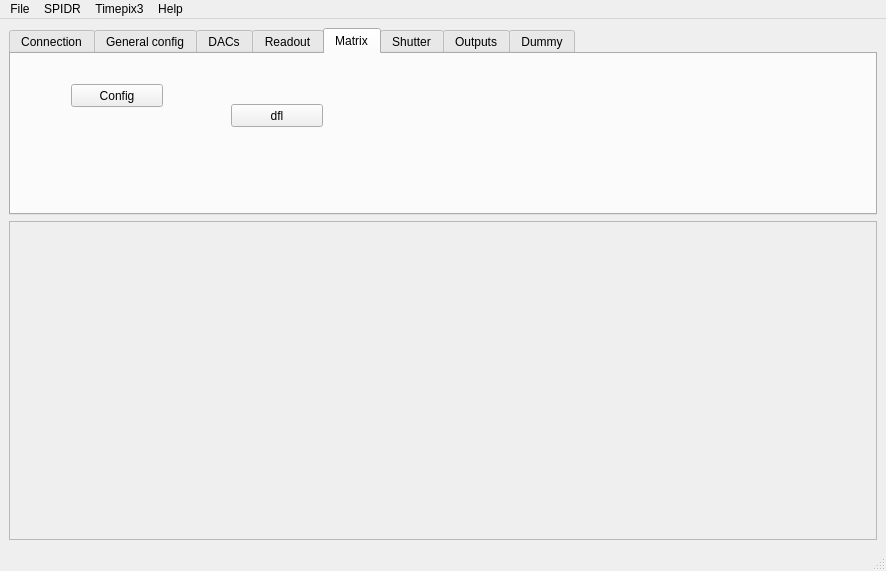
<?xml version="1.0" encoding="UTF-8"?>
<ui version="4.0">
 <class>MainWindow</class>
 <widget class="QMainWindow" name="MainWindow">
  <property name="geometry">
   <rect>
    <x>0</x>
    <y>0</y>
    <width>886</width>
    <height>571</height>
   </rect>
  </property>
  <property name="windowTitle">
   <string>MainWindow</string>
  </property>
  <widget class="QWidget" name="centralwidget">
   <layout class="QGridLayout" name="gridLayout">
    <item row="0" column="0">
     <layout class="QGridLayout" name="gridLayout_2">
      <item row="2" column="0">
       <widget class="QTabWidget" name="tabWidget">
        <property name="sizePolicy">
         <sizepolicy hsizetype="Expanding" vsizetype="Fixed">
          <horstretch>0</horstretch>
          <verstretch>0</verstretch>
         </sizepolicy>
        </property>
        <property name="currentIndex">
         <number>4</number>
        </property>
        <widget class="QWidget" name="tab">
         <attribute name="title">
          <string>Connection</string>
         </attribute>
         <layout class="QVBoxLayout" name="verticalLayout_3">
          <item>
           <layout class="QVBoxLayout" name="verticalLayout">
            <item>
             <layout class="QHBoxLayout" name="horizontalLayout">
              <item>
               <widget class="QLabel" name="label_2">
                <property name="text">
                 <string>IP address</string>
                </property>
               </widget>
              </item>
              <item>
               <widget class="QLineEdit" name="ipAddress">
                <property name="text">
                 <string>192.168.100.10</string>
                </property>
               </widget>
              </item>
              <item>
               <widget class="QLabel" name="label_3">
                <property name="text">
                 <string>Port</string>
                </property>
               </widget>
              </item>
              <item>
               <widget class="QLineEdit" name="port">
                <property name="text">
                 <string>50000</string>
                </property>
               </widget>
              </item>
              <item>
               <widget class="QPushButton" name="buttonConnect">
                <property name="text">
                 <string>Connect</string>
                </property>
               </widget>
              </item>
             </layout>
            </item>
           </layout>
          </item>
          <item>
           <widget class="QLabel" name="connectrionMessage">
            <property name="sizePolicy">
             <sizepolicy hsizetype="Preferred" vsizetype="Fixed">
              <horstretch>0</horstretch>
              <verstretch>0</verstretch>
             </sizepolicy>
            </property>
            <property name="text">
             <string>Unconected</string>
            </property>
           </widget>
          </item>
          <item>
           <spacer name="verticalSpacer">
            <property name="orientation">
             <enum>Qt::Vertical</enum>
            </property>
            <property name="sizeHint" stdset="0">
             <size>
              <width>20</width>
              <height>10</height>
             </size>
            </property>
           </spacer>
          </item>
         </layout>
        </widget>
        <widget class="QWidget" name="tab_2">
         <attribute name="title">
          <string>General config</string>
         </attribute>
         <layout class="QVBoxLayout" name="verticalLayout_2">
          <item>
           <layout class="QGridLayout" name="gridLayout_3">
            <item row="2" column="0">
             <widget class="QLabel" name="label_8">
              <property name="text">
               <string>TP</string>
              </property>
             </widget>
            </item>
            <item row="0" column="2">
             <widget class="QLabel" name="label_5">
              <property name="text">
               <string>Mode</string>
              </property>
             </widget>
            </item>
            <item row="0" column="0">
             <widget class="QLabel" name="label_4">
              <property name="text">
               <string>Polarity</string>
              </property>
             </widget>
            </item>
            <item row="0" column="1">
             <widget class="QComboBox" name="genConfigPolarity">
              <property name="enabled">
               <bool>false</bool>
              </property>
              <property name="editable">
               <bool>false</bool>
              </property>
              <item>
               <property name="text">
                <string>e-</string>
               </property>
              </item>
              <item>
               <property name="text">
                <string>h+</string>
               </property>
              </item>
             </widget>
            </item>
            <item row="2" column="4">
             <widget class="QLabel" name="label_12">
              <property name="text">
               <string>TP Source</string>
              </property>
             </widget>
            </item>
            <item row="0" column="3">
             <widget class="QComboBox" name="genConfigMode">
              <property name="enabled">
               <bool>false</bool>
              </property>
              <item>
               <property name="text">
                <string>ToA and ToT</string>
               </property>
              </item>
              <item>
               <property name="text">
                <string>ToA</string>
               </property>
              </item>
              <item>
               <property name="text">
                <string>Event and iToT</string>
               </property>
              </item>
             </widget>
            </item>
            <item row="3" column="0">
             <widget class="QLabel" name="label_9">
              <property name="text">
               <string>Fast_lo_en</string>
              </property>
             </widget>
            </item>
            <item row="2" column="1">
             <widget class="QComboBox" name="genConfigTP">
              <property name="enabled">
               <bool>false</bool>
              </property>
              <item>
               <property name="text">
                <string>Disable</string>
               </property>
              </item>
              <item>
               <property name="text">
                <string>Enable</string>
               </property>
              </item>
             </widget>
            </item>
            <item row="2" column="2">
             <widget class="QLabel" name="label_11">
              <property name="text">
               <string>SelectTP_DIG</string>
              </property>
             </widget>
            </item>
            <item row="3" column="3">
             <widget class="QComboBox" name="genConfigTimeroverflow">
              <property name="enabled">
               <bool>false</bool>
              </property>
              <item>
               <property name="text">
                <string>Enable</string>
               </property>
              </item>
              <item>
               <property name="text">
                <string>Disable</string>
               </property>
              </item>
             </widget>
            </item>
            <item row="3" column="1">
             <widget class="QComboBox" name="genConfigFastLo">
              <property name="enabled">
               <bool>false</bool>
              </property>
              <item>
               <property name="text">
                <string>Disable</string>
               </property>
              </item>
              <item>
               <property name="text">
                <string>Enable</string>
               </property>
              </item>
             </widget>
            </item>
            <item row="2" column="3">
             <widget class="QComboBox" name="genConfigSelectTP">
              <property name="enabled">
               <bool>false</bool>
              </property>
              <item>
               <property name="text">
                <string>Analog</string>
               </property>
              </item>
              <item>
               <property name="text">
                <string>Digital</string>
               </property>
              </item>
             </widget>
            </item>
            <item row="3" column="2">
             <widget class="QLabel" name="label_10">
              <property name="text">
               <string>TimerOverflowCbt</string>
              </property>
             </widget>
            </item>
            <item row="2" column="5">
             <widget class="QComboBox" name="genConfigTpSource">
              <property name="enabled">
               <bool>false</bool>
              </property>
              <item>
               <property name="text">
                <string>Internall</string>
               </property>
              </item>
              <item>
               <property name="text">
                <string>Externall</string>
               </property>
              </item>
             </widget>
            </item>
            <item row="3" column="5">
             <widget class="QComboBox" name="genConfigGrayCnt">
              <property name="enabled">
               <bool>false</bool>
              </property>
              <item>
               <property name="text">
                <string>Disable</string>
               </property>
              </item>
              <item>
               <property name="text">
                <string>Enable</string>
               </property>
              </item>
             </widget>
            </item>
            <item row="0" column="4">
             <widget class="QLabel" name="label_7">
              <property name="text">
               <string>AckCommand</string>
              </property>
             </widget>
            </item>
            <item row="3" column="4">
             <widget class="QLabel" name="label_6">
              <property name="text">
               <string>Gray count</string>
              </property>
             </widget>
            </item>
            <item row="0" column="5">
             <widget class="QComboBox" name="genConfigAckCmd">
              <property name="enabled">
               <bool>false</bool>
              </property>
              <item>
               <property name="text">
                <string>Dis</string>
               </property>
              </item>
              <item>
               <property name="text">
                <string>Ena</string>
               </property>
              </item>
             </widget>
            </item>
            <item row="4" column="4">
             <widget class="QLabel" name="label_13">
              <property name="text">
               <string>Value</string>
              </property>
             </widget>
            </item>
            <item row="4" column="5">
             <widget class="QLabel" name="genConfigValue">
              <property name="text">
               <string>-</string>
              </property>
             </widget>
            </item>
           </layout>
          </item>
         </layout>
        </widget>
        <widget class="QWidget" name="tab_3">
         <attribute name="title">
          <string>DACs</string>
         </attribute>
         <layout class="QVBoxLayout" name="verticalLayout_4">
          <item>
           <layout class="QGridLayout" name="gridLayout_4">
            <item row="0" column="0">
             <widget class="QLabel" name="label_15">
              <property name="text">
               <string>IBIAS_PREAMP_ON</string>
              </property>
             </widget>
            </item>
            <item row="0" column="1">
             <widget class="QSpinBox" name="dac_ibias_preamp_on">
              <property name="enabled">
               <bool>false</bool>
              </property>
              <property name="sizePolicy">
               <sizepolicy hsizetype="Fixed" vsizetype="Fixed">
                <horstretch>0</horstretch>
                <verstretch>0</verstretch>
               </sizepolicy>
              </property>
              <property name="layoutDirection">
               <enum>Qt::LeftToRight</enum>
              </property>
              <property name="buttonSymbols">
               <enum>QAbstractSpinBox::UpDownArrows</enum>
              </property>
              <property name="maximum">
               <number>255</number>
              </property>
              <property name="value">
               <number>128</number>
              </property>
             </widget>
            </item>
            <item row="0" column="2">
             <widget class="QLabel" name="label_16">
              <property name="text">
               <string>IBIAS_PREAMP_OFF</string>
              </property>
             </widget>
            </item>
            <item row="0" column="4">
             <widget class="QLabel" name="label_17">
              <property name="text">
               <string>VPREAMP_NCAS</string>
              </property>
             </widget>
            </item>
            <item row="0" column="6">
             <widget class="QLabel" name="label_18">
              <property name="text">
               <string>IBIAS_IKRUM</string>
              </property>
             </widget>
            </item>
            <item row="3" column="0">
             <widget class="QLabel" name="label_19">
              <property name="text">
               <string>IBIAS_DISCS1_ON</string>
              </property>
             </widget>
            </item>
            <item row="3" column="2">
             <widget class="QLabel" name="label_28">
              <property name="text">
               <string>IBIAS_DISCS1_OFF</string>
              </property>
             </widget>
            </item>
            <item row="3" column="4">
             <widget class="QLabel" name="label_21">
              <property name="text">
               <string>IBIAS_DISCS2_ON</string>
              </property>
             </widget>
            </item>
            <item row="4" column="0">
             <widget class="QLabel" name="label_23">
              <property name="text">
               <string>VTHRESH_FINE </string>
              </property>
             </widget>
            </item>
            <item row="3" column="6">
             <widget class="QLabel" name="label_20">
              <property name="text">
               <string>IBIAS_DISCS2_OFF</string>
              </property>
             </widget>
            </item>
            <item row="1" column="2">
             <widget class="QLabel" name="label_22">
              <property name="text">
               <string>IBIAS_PIXELDAC</string>
              </property>
             </widget>
            </item>
            <item row="1" column="6">
             <widget class="QLabel" name="label_27">
              <property name="text">
               <string>IBIAS_TPBUFOUT</string>
              </property>
             </widget>
            </item>
            <item row="1" column="4">
             <widget class="QLabel" name="label_26">
              <property name="text">
               <string>IBIAS_TPBUFIN</string>
              </property>
             </widget>
            </item>
            <item row="4" column="2">
             <widget class="QLabel" name="label_24">
              <property name="text">
               <string>VTHRESH_COARSE</string>
              </property>
             </widget>
            </item>
            <item row="1" column="0">
             <widget class="QLabel" name="label_25">
              <property name="text">
               <string>VFBK</string>
              </property>
             </widget>
            </item>
            <item row="4" column="6">
             <widget class="QLabel" name="label_30">
              <property name="text">
               <string>VTP_FINE</string>
              </property>
             </widget>
            </item>
            <item row="4" column="4">
             <widget class="QLabel" name="label_29">
              <property name="text">
               <string>VTP_COARSE</string>
              </property>
             </widget>
            </item>
            <item row="0" column="3">
             <widget class="QSpinBox" name="dac_ibias_preamp_off">
              <property name="enabled">
               <bool>false</bool>
              </property>
              <property name="sizePolicy">
               <sizepolicy hsizetype="Fixed" vsizetype="Fixed">
                <horstretch>0</horstretch>
                <verstretch>0</verstretch>
               </sizepolicy>
              </property>
              <property name="layoutDirection">
               <enum>Qt::LeftToRight</enum>
              </property>
              <property name="buttonSymbols">
               <enum>QAbstractSpinBox::UpDownArrows</enum>
              </property>
              <property name="maximum">
               <number>255</number>
              </property>
              <property name="value">
               <number>128</number>
              </property>
             </widget>
            </item>
            <item row="1" column="1">
             <widget class="QSpinBox" name="dac_vfbk">
              <property name="enabled">
               <bool>false</bool>
              </property>
              <property name="sizePolicy">
               <sizepolicy hsizetype="Fixed" vsizetype="Fixed">
                <horstretch>0</horstretch>
                <verstretch>0</verstretch>
               </sizepolicy>
              </property>
              <property name="layoutDirection">
               <enum>Qt::LeftToRight</enum>
              </property>
              <property name="buttonSymbols">
               <enum>QAbstractSpinBox::UpDownArrows</enum>
              </property>
              <property name="maximum">
               <number>255</number>
              </property>
              <property name="value">
               <number>128</number>
              </property>
             </widget>
            </item>
            <item row="1" column="3">
             <widget class="QSpinBox" name="dac_ibias_pixeldac">
              <property name="enabled">
               <bool>false</bool>
              </property>
              <property name="sizePolicy">
               <sizepolicy hsizetype="Fixed" vsizetype="Fixed">
                <horstretch>0</horstretch>
                <verstretch>0</verstretch>
               </sizepolicy>
              </property>
              <property name="layoutDirection">
               <enum>Qt::LeftToRight</enum>
              </property>
              <property name="buttonSymbols">
               <enum>QAbstractSpinBox::UpDownArrows</enum>
              </property>
              <property name="maximum">
               <number>255</number>
              </property>
              <property name="value">
               <number>128</number>
              </property>
             </widget>
            </item>
            <item row="0" column="5">
             <widget class="QSpinBox" name="dac_vpreamp_ncas">
              <property name="enabled">
               <bool>false</bool>
              </property>
              <property name="sizePolicy">
               <sizepolicy hsizetype="Fixed" vsizetype="Fixed">
                <horstretch>0</horstretch>
                <verstretch>0</verstretch>
               </sizepolicy>
              </property>
              <property name="layoutDirection">
               <enum>Qt::LeftToRight</enum>
              </property>
              <property name="buttonSymbols">
               <enum>QAbstractSpinBox::UpDownArrows</enum>
              </property>
              <property name="maximum">
               <number>255</number>
              </property>
              <property name="value">
               <number>128</number>
              </property>
             </widget>
            </item>
            <item row="1" column="5">
             <widget class="QSpinBox" name="dac_ibias_tpbufin">
              <property name="enabled">
               <bool>false</bool>
              </property>
              <property name="sizePolicy">
               <sizepolicy hsizetype="Fixed" vsizetype="Fixed">
                <horstretch>0</horstretch>
                <verstretch>0</verstretch>
               </sizepolicy>
              </property>
              <property name="layoutDirection">
               <enum>Qt::LeftToRight</enum>
              </property>
              <property name="buttonSymbols">
               <enum>QAbstractSpinBox::UpDownArrows</enum>
              </property>
              <property name="maximum">
               <number>255</number>
              </property>
              <property name="value">
               <number>128</number>
              </property>
             </widget>
            </item>
            <item row="0" column="7">
             <widget class="QSpinBox" name="dac_ibias_ikrum">
              <property name="enabled">
               <bool>false</bool>
              </property>
              <property name="sizePolicy">
               <sizepolicy hsizetype="Fixed" vsizetype="Fixed">
                <horstretch>0</horstretch>
                <verstretch>0</verstretch>
               </sizepolicy>
              </property>
              <property name="layoutDirection">
               <enum>Qt::LeftToRight</enum>
              </property>
              <property name="buttonSymbols">
               <enum>QAbstractSpinBox::UpDownArrows</enum>
              </property>
              <property name="maximum">
               <number>255</number>
              </property>
              <property name="value">
               <number>128</number>
              </property>
             </widget>
            </item>
            <item row="1" column="7">
             <widget class="QSpinBox" name="dac_ibias_tpbufout">
              <property name="enabled">
               <bool>false</bool>
              </property>
              <property name="sizePolicy">
               <sizepolicy hsizetype="Fixed" vsizetype="Fixed">
                <horstretch>0</horstretch>
                <verstretch>0</verstretch>
               </sizepolicy>
              </property>
              <property name="layoutDirection">
               <enum>Qt::LeftToRight</enum>
              </property>
              <property name="buttonSymbols">
               <enum>QAbstractSpinBox::UpDownArrows</enum>
              </property>
              <property name="maximum">
               <number>255</number>
              </property>
              <property name="value">
               <number>128</number>
              </property>
             </widget>
            </item>
            <item row="3" column="7">
             <widget class="QSpinBox" name="dac_ibias_discs2_off">
              <property name="enabled">
               <bool>false</bool>
              </property>
              <property name="sizePolicy">
               <sizepolicy hsizetype="Fixed" vsizetype="Fixed">
                <horstretch>0</horstretch>
                <verstretch>0</verstretch>
               </sizepolicy>
              </property>
              <property name="layoutDirection">
               <enum>Qt::LeftToRight</enum>
              </property>
              <property name="buttonSymbols">
               <enum>QAbstractSpinBox::UpDownArrows</enum>
              </property>
              <property name="maximum">
               <number>255</number>
              </property>
              <property name="value">
               <number>128</number>
              </property>
             </widget>
            </item>
            <item row="4" column="7">
             <widget class="QSpinBox" name="dac_vtp_fine">
              <property name="enabled">
               <bool>false</bool>
              </property>
              <property name="sizePolicy">
               <sizepolicy hsizetype="Fixed" vsizetype="Fixed">
                <horstretch>0</horstretch>
                <verstretch>0</verstretch>
               </sizepolicy>
              </property>
              <property name="layoutDirection">
               <enum>Qt::LeftToRight</enum>
              </property>
              <property name="buttonSymbols">
               <enum>QAbstractSpinBox::UpDownArrows</enum>
              </property>
              <property name="maximum">
               <number>255</number>
              </property>
              <property name="value">
               <number>128</number>
              </property>
             </widget>
            </item>
            <item row="3" column="5">
             <widget class="QSpinBox" name="dac_ibias_discs2_on">
              <property name="enabled">
               <bool>false</bool>
              </property>
              <property name="sizePolicy">
               <sizepolicy hsizetype="Fixed" vsizetype="Fixed">
                <horstretch>0</horstretch>
                <verstretch>0</verstretch>
               </sizepolicy>
              </property>
              <property name="layoutDirection">
               <enum>Qt::LeftToRight</enum>
              </property>
              <property name="buttonSymbols">
               <enum>QAbstractSpinBox::UpDownArrows</enum>
              </property>
              <property name="maximum">
               <number>255</number>
              </property>
              <property name="value">
               <number>128</number>
              </property>
             </widget>
            </item>
            <item row="4" column="5">
             <widget class="QSpinBox" name="dac_vtp_coarse">
              <property name="enabled">
               <bool>false</bool>
              </property>
              <property name="sizePolicy">
               <sizepolicy hsizetype="Fixed" vsizetype="Fixed">
                <horstretch>0</horstretch>
                <verstretch>0</verstretch>
               </sizepolicy>
              </property>
              <property name="layoutDirection">
               <enum>Qt::LeftToRight</enum>
              </property>
              <property name="buttonSymbols">
               <enum>QAbstractSpinBox::UpDownArrows</enum>
              </property>
              <property name="maximum">
               <number>255</number>
              </property>
              <property name="value">
               <number>128</number>
              </property>
             </widget>
            </item>
            <item row="3" column="3">
             <widget class="QSpinBox" name="dac_ibias_discs1_off">
              <property name="enabled">
               <bool>false</bool>
              </property>
              <property name="sizePolicy">
               <sizepolicy hsizetype="Fixed" vsizetype="Fixed">
                <horstretch>0</horstretch>
                <verstretch>0</verstretch>
               </sizepolicy>
              </property>
              <property name="layoutDirection">
               <enum>Qt::LeftToRight</enum>
              </property>
              <property name="buttonSymbols">
               <enum>QAbstractSpinBox::UpDownArrows</enum>
              </property>
              <property name="maximum">
               <number>255</number>
              </property>
              <property name="value">
               <number>128</number>
              </property>
             </widget>
            </item>
            <item row="4" column="3">
             <widget class="QSpinBox" name="dac_vthresh_coarse">
              <property name="enabled">
               <bool>false</bool>
              </property>
              <property name="sizePolicy">
               <sizepolicy hsizetype="Fixed" vsizetype="Fixed">
                <horstretch>0</horstretch>
                <verstretch>0</verstretch>
               </sizepolicy>
              </property>
              <property name="layoutDirection">
               <enum>Qt::LeftToRight</enum>
              </property>
              <property name="buttonSymbols">
               <enum>QAbstractSpinBox::UpDownArrows</enum>
              </property>
              <property name="maximum">
               <number>255</number>
              </property>
              <property name="value">
               <number>128</number>
              </property>
             </widget>
            </item>
            <item row="3" column="1">
             <widget class="QSpinBox" name="dac_ibias_discs1_on">
              <property name="enabled">
               <bool>false</bool>
              </property>
              <property name="sizePolicy">
               <sizepolicy hsizetype="Fixed" vsizetype="Fixed">
                <horstretch>0</horstretch>
                <verstretch>0</verstretch>
               </sizepolicy>
              </property>
              <property name="layoutDirection">
               <enum>Qt::LeftToRight</enum>
              </property>
              <property name="buttonSymbols">
               <enum>QAbstractSpinBox::UpDownArrows</enum>
              </property>
              <property name="maximum">
               <number>255</number>
              </property>
              <property name="value">
               <number>128</number>
              </property>
             </widget>
            </item>
            <item row="4" column="1">
             <widget class="QSpinBox" name="dac_vthresh_fine">
              <property name="enabled">
               <bool>false</bool>
              </property>
              <property name="sizePolicy">
               <sizepolicy hsizetype="Fixed" vsizetype="Fixed">
                <horstretch>0</horstretch>
                <verstretch>0</verstretch>
               </sizepolicy>
              </property>
              <property name="layoutDirection">
               <enum>Qt::LeftToRight</enum>
              </property>
              <property name="buttonSymbols">
               <enum>QAbstractSpinBox::UpDownArrows</enum>
              </property>
              <property name="maximum">
               <number>255</number>
              </property>
              <property name="value">
               <number>128</number>
              </property>
             </widget>
            </item>
           </layout>
          </item>
          <item>
           <layout class="QHBoxLayout" name="horizontalLayout_3">
            <item>
             <widget class="QLabel" name="label_31">
              <property name="text">
               <string>Treshold</string>
              </property>
             </widget>
            </item>
            <item>
             <widget class="QSlider" name="horizontalSlider">
              <property name="enabled">
               <bool>false</bool>
              </property>
              <property name="orientation">
               <enum>Qt::Horizontal</enum>
              </property>
             </widget>
            </item>
            <item>
             <widget class="QSpinBox" name="spinBox"/>
            </item>
           </layout>
          </item>
          <item>
           <spacer name="verticalSpacer_3">
            <property name="orientation">
             <enum>Qt::Vertical</enum>
            </property>
            <property name="sizeHint" stdset="0">
             <size>
              <width>20</width>
              <height>0</height>
             </size>
            </property>
           </spacer>
          </item>
         </layout>
        </widget>
        <widget class="QWidget" name="tab_6">
         <attribute name="title">
          <string>Readout</string>
         </attribute>
         <layout class="QVBoxLayout" name="verticalLayout_6">
          <item>
           <layout class="QHBoxLayout" name="horizontalLayout_4">
            <item>
             <widget class="QRadioButton" name="radioReadoutOff">
              <property name="enabled">
               <bool>false</bool>
              </property>
              <property name="text">
               <string>Dissabled</string>
              </property>
             </widget>
            </item>
            <item>
             <widget class="QRadioButton" name="radioReadoutDataDriven">
              <property name="enabled">
               <bool>false</bool>
              </property>
              <property name="text">
               <string>Data driven</string>
              </property>
             </widget>
            </item>
            <item>
             <widget class="QRadioButton" name="radioReadoutSeq">
              <property name="enabled">
               <bool>false</bool>
              </property>
              <property name="text">
               <string>Sequential</string>
              </property>
             </widget>
            </item>
           </layout>
          </item>
          <item>
           <spacer name="verticalSpacer_4">
            <property name="orientation">
             <enum>Qt::Vertical</enum>
            </property>
            <property name="sizeHint" stdset="0">
             <size>
              <width>20</width>
              <height>40</height>
             </size>
            </property>
           </spacer>
          </item>
         </layout>
        </widget>
        <widget class="QWidget" name="tab_8">
         <attribute name="title">
          <string>Matrix</string>
         </attribute>
         <widget class="QPushButton" name="buttonConfigure">
          <property name="geometry">
           <rect>
            <x>60</x>
            <y>30</y>
            <width>92</width>
            <height>23</height>
           </rect>
          </property>
          <property name="text">
           <string>Config</string>
          </property>
         </widget>
         <widget class="QPushButton" name="buttonDefaults">
          <property name="geometry">
           <rect>
            <x>220</x>
            <y>50</y>
            <width>92</width>
            <height>23</height>
           </rect>
          </property>
          <property name="text">
           <string>dfl</string>
          </property>
         </widget>
        </widget>
        <widget class="QWidget" name="tab_4">
         <attribute name="title">
          <string>Shutter</string>
         </attribute>
         <widget class="QPushButton" name="buttonShutter">
          <property name="enabled">
           <bool>false</bool>
          </property>
          <property name="geometry">
           <rect>
            <x>10</x>
            <y>10</y>
            <width>92</width>
            <height>23</height>
           </rect>
          </property>
          <property name="text">
           <string>On</string>
          </property>
         </widget>
        </widget>
        <widget class="QWidget" name="tab_5">
         <attribute name="title">
          <string>Outputs</string>
         </attribute>
         <layout class="QVBoxLayout" name="verticalLayout_5">
          <item>
           <layout class="QHBoxLayout" name="horizontalLayout_2">
            <item>
             <widget class="QLabel" name="label_14">
              <property name="text">
               <string>Output mask</string>
              </property>
             </widget>
            </item>
            <item>
             <widget class="QCheckBox" name="outputMask7">
              <property name="enabled">
               <bool>false</bool>
              </property>
              <property name="text">
               <string>7</string>
              </property>
             </widget>
            </item>
            <item>
             <widget class="QCheckBox" name="outputMask6">
              <property name="enabled">
               <bool>false</bool>
              </property>
              <property name="text">
               <string>6</string>
              </property>
             </widget>
            </item>
            <item>
             <widget class="QCheckBox" name="outputMask5">
              <property name="enabled">
               <bool>false</bool>
              </property>
              <property name="text">
               <string>5</string>
              </property>
             </widget>
            </item>
            <item>
             <widget class="QCheckBox" name="outputMask4">
              <property name="enabled">
               <bool>false</bool>
              </property>
              <property name="text">
               <string>4</string>
              </property>
             </widget>
            </item>
            <item>
             <widget class="QCheckBox" name="outputMask3">
              <property name="enabled">
               <bool>false</bool>
              </property>
              <property name="text">
               <string>3</string>
              </property>
             </widget>
            </item>
            <item>
             <widget class="QCheckBox" name="outputMask2">
              <property name="enabled">
               <bool>false</bool>
              </property>
              <property name="text">
               <string>2</string>
              </property>
             </widget>
            </item>
            <item>
             <widget class="QCheckBox" name="outputMask1">
              <property name="enabled">
               <bool>false</bool>
              </property>
              <property name="text">
               <string>1</string>
              </property>
             </widget>
            </item>
            <item>
             <widget class="QCheckBox" name="outputMask0">
              <property name="enabled">
               <bool>false</bool>
              </property>
              <property name="text">
               <string>0</string>
              </property>
             </widget>
            </item>
            <item>
             <widget class="QLabel" name="outputMaskTxt">
              <property name="text">
               <string>-</string>
              </property>
             </widget>
            </item>
           </layout>
          </item>
          <item>
           <spacer name="verticalSpacer_2">
            <property name="orientation">
             <enum>Qt::Vertical</enum>
            </property>
            <property name="sizeHint" stdset="0">
             <size>
              <width>20</width>
              <height>40</height>
             </size>
            </property>
           </spacer>
          </item>
         </layout>
        </widget>
        <widget class="QWidget" name="tab_7">
         <attribute name="title">
          <string>Dummy</string>
         </attribute>
         <layout class="QVBoxLayout" name="verticalLayout_7">
          <item>
           <layout class="QHBoxLayout" name="horizontalLayout_5">
            <item>
             <widget class="QLabel" name="label_32">
              <property name="text">
               <string>Delay</string>
              </property>
             </widget>
            </item>
            <item>
             <widget class="QSpinBox" name="spinDummyDelay"/>
            </item>
            <item>
             <widget class="QLabel" name="label_33">
              <property name="text">
               <string>Frames</string>
              </property>
             </widget>
            </item>
            <item>
             <widget class="QSpinBox" name="spinDummyFrames"/>
            </item>
            <item>
             <widget class="QLabel" name="label_34">
              <property name="text">
               <string>Header</string>
              </property>
             </widget>
            </item>
            <item>
             <widget class="QComboBox" name="comboDummyHeader"/>
            </item>
            <item>
             <widget class="QPushButton" name="buttonDummyStart">
              <property name="text">
               <string>Start</string>
              </property>
             </widget>
            </item>
           </layout>
          </item>
          <item>
           <spacer name="verticalSpacer_5">
            <property name="orientation">
             <enum>Qt::Vertical</enum>
            </property>
            <property name="sizeHint" stdset="0">
             <size>
              <width>20</width>
              <height>40</height>
             </size>
            </property>
           </spacer>
          </item>
         </layout>
        </widget>
       </widget>
      </item>
      <item row="4" column="0">
       <widget class="ScrolledPixBitmap" name="viewer">
        <property name="frameShape">
         <enum>QFrame::StyledPanel</enum>
        </property>
        <property name="frameShadow">
         <enum>QFrame::Raised</enum>
        </property>
       </widget>
      </item>
     </layout>
    </item>
   </layout>
  </widget>
  <widget class="QMenuBar" name="menubar">
   <property name="geometry">
    <rect>
     <x>0</x>
     <y>0</y>
     <width>886</width>
     <height>20</height>
    </rect>
   </property>
   <widget class="QMenu" name="menuFile">
    <property name="title">
     <string>File</string>
    </property>
   </widget>
   <widget class="QMenu" name="menuTimepix3">
    <property name="title">
     <string>SPIDR</string>
    </property>
   </widget>
   <widget class="QMenu" name="menuHelp">
    <property name="title">
     <string>Timepix3</string>
    </property>
   </widget>
   <widget class="QMenu" name="menuHelp_2">
    <property name="title">
     <string>Help</string>
    </property>
   </widget>
   <addaction name="menuFile"/>
   <addaction name="menuTimepix3"/>
   <addaction name="menuHelp"/>
   <addaction name="menuHelp_2"/>
  </widget>
  <widget class="QStatusBar" name="statusbar"/>
 </widget>
 <customwidgets>
  <customwidget>
   <class>ScrolledPixBitmap</class>
   <extends>QFrame</extends>
   <header>PixBitmap</header>
   <container>1</container>
  </customwidget>
 </customwidgets>
 <resources/>
 <connections/>
</ui>
